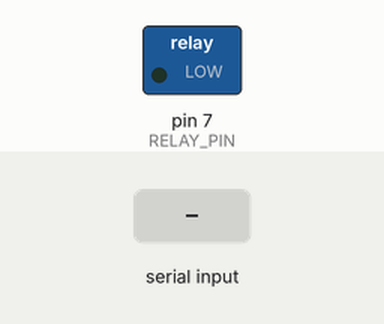
Recording of a sketch running on a simulated Arduino Uno, built with avr-gcc and run on an emulated ATmega328P. Shown: switched loads named in the sketch (green lamp = pin HIGH). The test bench sets the inputs (shaded band). What the sketch prints to the serial monitor is not drawn.

Above: at 1.2 s.
1.3 s: "1" received over Serial
At 1.7 s:
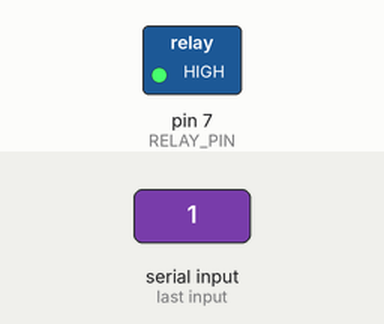
Timing chart, 0 to 4.3 s (numbered marks = the images above; inputs shaded):
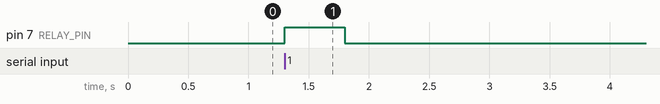

The sketch:

arduino_damage_feedback.ino
```cpp
/*
  arduino_damage_feedback.ino
  ----------------------------
  Receives a '1' byte over Serial from the Python bridge and
  triggers a relay for TRIGGER_MS milliseconds.

  The relay switches power to BOTH the buzzer and haptic motor.

  Wiring:
    Pin 7  → Relay IN
    Relay COM  → + power rail (5V from Arduino or external supply)
    Relay NO   → Buzzer (+) AND Haptic motor (+) [connect both in parallel]
    Buzzer (–) → GND
    Haptic (–) → GND

  Note: If your buzzer/haptic motor together draw more than ~300mA,
        use an external 5V supply switched by the relay instead of
        Arduino's onboard 5V pin.
*/

const int RELAY_PIN   = 7;
const int TRIGGER_MS  = 500;  // how long relay stays on per hit (ms)

void setup() {
  Serial.begin(9600);
  pinMode(RELAY_PIN, OUTPUT);
  digitalWrite(RELAY_PIN, LOW);  // relay off at startup
  Serial.println("Arduino Damage Feedback ready.");
}

void loop() {
  if (Serial.available() > 0) {
    char cmd = Serial.read();

    if (cmd == '1') {
      // Trigger relay → buzzer + haptic ON
      digitalWrite(RELAY_PIN, HIGH);
      delay(TRIGGER_MS);
      digitalWrite(RELAY_PIN, LOW);
    }
  }
}
```

Measured:
- after the input at 1.3 s, pin 7 (RELAY_PIN): LOW → HIGH at once, → LOW 0.50 s later
